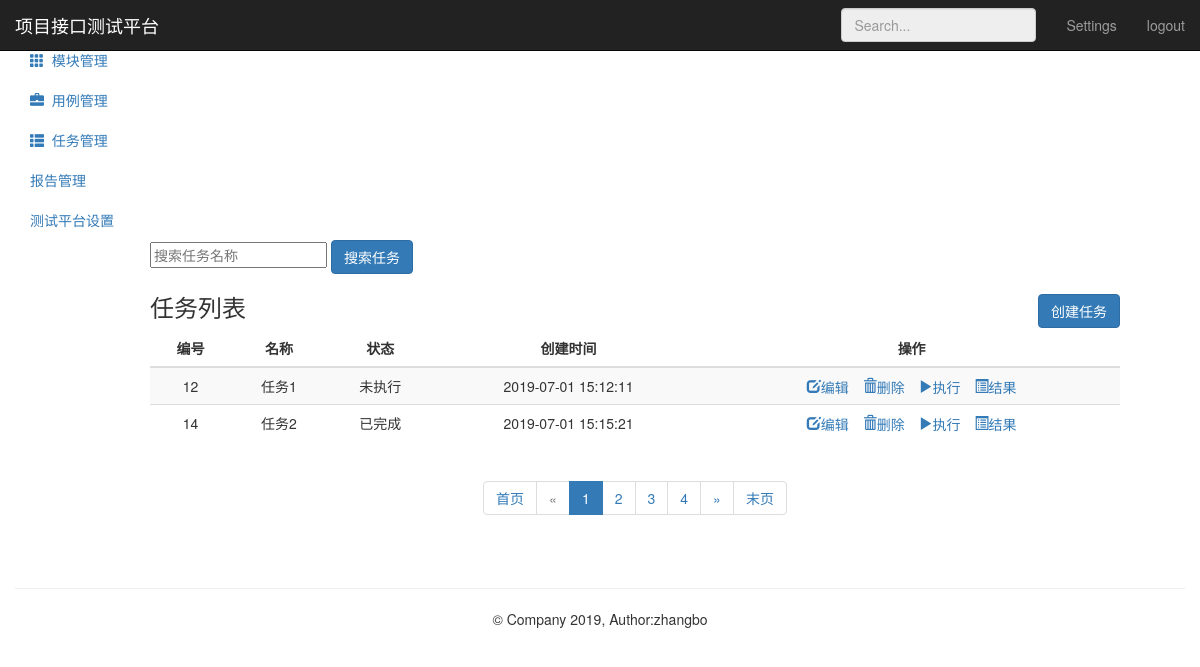
The app's page /testtask/ (signed in), older data.
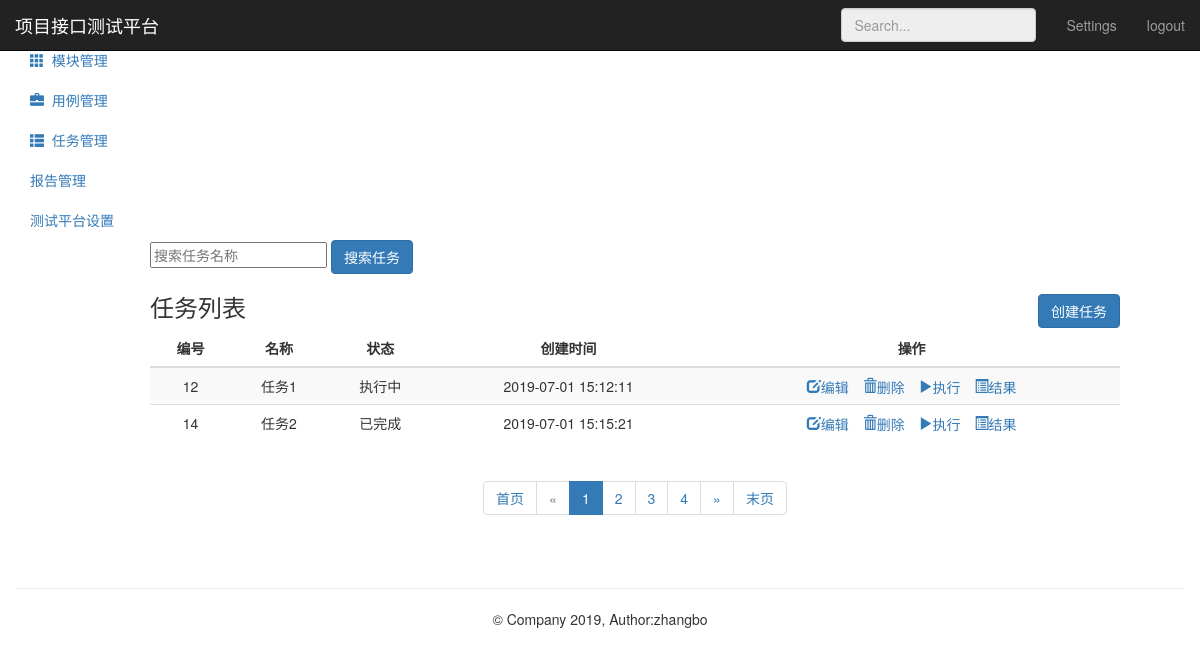
The same page, newer data.
### testtask_app/models.py (models this page shows, shortened)
class TestTask(models.Model):
      name = models.CharField("名称",max_length=100,blank=False,default="")
      status = models.IntegerField("状态：",default=0)#未执行0、执行中1、执行成功2、执行失败3
      describe = models.TextField("描述",default="")
      cases = models.TextField("关联用例",default="")
      create_time = models.DateTimeField("创建时间",auto_now_add=True)

### testtask_app/views.py (the view)
# urls.py: path('',views.testtask_manage),
@login_required
def testtask_manage(request):
    tasks = TestTask.objects.all()
    paginator = Paginator(tasks,2)
    paginator_num_pages = paginator.num_pages
    paginator_num_pages_array_ = paginator.page_range
    page1 = paginator.page(1)
    page_num = page1.number
    page = request.GET.get('page','')
    print ("urlpage传参：",page)
    try:
        contacts = paginator.page(page)
        print ("contacts---------->1",contacts)
    except PageNotAnInteger:
        contacts = paginator.page(1)
        print ("contacts---------->2",contacts)
    except EmptyPage:
        contacts = paginator.page(paginator.num_pages)
        print ("contacts---------->3",contacts)
    return render(request,"task_list.html",{"type":"list",
                                            "tasks":contacts,
                                            "page":page,
                                            "page_num":page_num,
                                            "paginator_num_pages":paginator_num_pages,
                                            "paginator_num_pages_array_":paginator_num_pages_array_})

### templates/task_list.html (shortened to what the changed rows need)
{% extends "base.html" %}
{% block base %}
<div class="container-fluid">
    <div class="row">
        <div style="margin-left: 135px;" class="col-sm-9 col-sm-offset-3 col-md-10 col-md-offset-2 main">
            {% if type == "list" %}
                <div class="table-responsive op">
                    <table class="table table-striped">
                        <thead>
                            <tr>
                                <th class="op">编号</th>
                                <th class="op">名称</th>
                                <th class="op">状态</th>
                                <th class="op">创建时间</th>
                                <th class="op">操作</th>
                            </tr>
                        </thead>
                        <tbody>
                            {% for task in tasks %}
                            <tr>
                                <td>{{ task.id}}</td>
                                <td>{{ task.name}}</td>
                                {% if task.status == 0 %}
                                    <td>未执行</td>
                                {% elif task.status == 1 %}
                                    <td>执行中</td>
                                {% elif task.status == 2 %}
                                    <td>已完成</td>
                                {% else %}
                                    <td>失败</td>
                                {% endif %}
                                <td>{{ task.create_time | date:"Y-m-d H:i:s" }}</td>
                                <td>
                                    <a href="/testtask/edit_task/{{ task.id }}/">
                                          <i class="glyphicon glyphicon-edit">编辑</i>
                                    </a>
                                    <a href="/testtask/delete_task/{{ task.id }}/" style="margin-left:10px;"
                                              onclick="return del_task()">
                                          <i class="glyphicon glyphicon-trash">删除</i>
                                    </a>
                                    <a href="#" onclick="return RunTask('{{ task.id }}')" style="margin-left:10px;">
                                          <i class="glyphicon glyphicon-play">执行</i>
                                    </a>
                                    <a href="/testtask/result/{{ task.id }}/" style="margin-left:10px;">
                                          <i class="glyphicon glyphicon-list-alt">结果</i>
                                    </a>
                                </td>
                            </tr>
                            {% endfor %}
                        </tbody>
                    </table>
                </div>
            {% endif %}
        </div>
    </div>
</div>
{% endblock %}

Row changes from the older to the newer data that the page shows:
changed TestTask "任务1": status "未执行" → "执行中"
